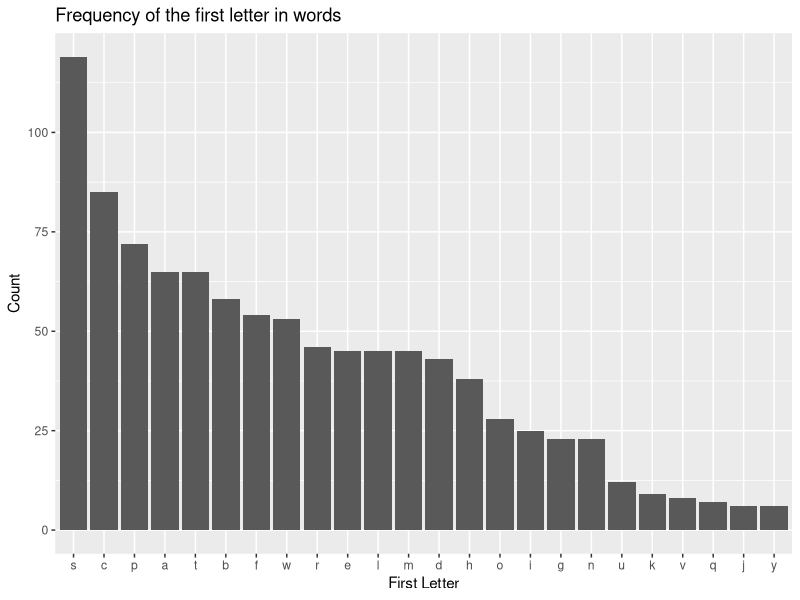
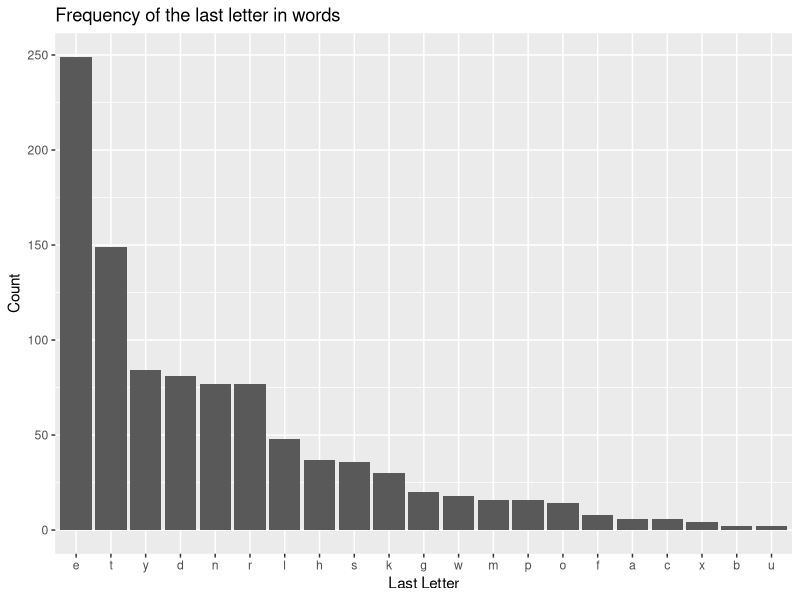

Recreate these plots in R, in order.
## ---- chunk 1
knitr::opts_chunk$set(echo = TRUE, message=FALSE, warning=FALSE)
library(tidyverse)
library(lubridate)
## ---- chunk 2
library(readxl)
wasps = read_excel("../../data/wasps-data.xlsx") %>%
   rename(date = `Date Collected`,
         block = Block,
         position = Number,
         lure = Lure,
         maculifrons = `V. Maculifrons`,
         flavopilosa = `V. Flavopilosa`,
         germanica = `V. Germanica`,
         vidua = `V. Vidua`) %>%
  mutate(date = as_date(date)) %>%
  mutate(week = as.integer(as.factor(date))) %>%
  mutate(two_mb = as.integer(str_detect(lure,"2MB"))) %>%
  mutate(aa = as.integer(str_detect(lure,"AA"))) %>%
  mutate(ib = as.integer(str_detect(lure,"IB"))) %>%
  select(date,week,everything())

head(wasps,10)
## ---- chunk 3
wasps %>% count(date) 
wasps %>% count(block) 
wasps %>% count(position) 
wasps %>% count(lure) 

## ---- chunk 4
table2 <- wasps %>%
  count(week,block,position)

table2

dim(table2) # Consider how many rows there should be.

table2 %>%
  filter(n!=1)
## ---- chunk 5
table2 %>%
   filter(week==2) %>%
   pivot_wider(id_cols=block, names_from=position, values_from=n, values_fill=0)
## ---- chunk 6
wasps %>%
  count(week,block,position) %>%
  pivot_wider(id_cols=c(week,position), names_from=block,values_from=n, values_fill=0) %>%
  pivot_longer(cols=A:E,names_to="block", values_to="n") %>%
  filter(n != 1)
## ---- chunk 7
wasps %>%
  select(week,block,lure) %>%
  group_by(week) %>%
  count(block,lure) %>%
  pivot_wider(id_cols=c(week,lure),names_from=block, values_from=n,values_fill=0) %>%
  pivot_longer(cols=A:E,names_to="block",values_to="n") %>%
  filter(n != 1)
## ---- chunk 8
wasps <- wasps %>%
  mutate(index = 1:200) %>%
  select(index,everything()) 

wasps %>%
  filter(week==2 & lure=="Control") %>% select(index, week, block, position, lure)
## ---- chunk 9
df_words = tibble(
  index = seq_along(stringr::words),
  words = stringr::words
)

df_colors = tibble(
  index = seq_along(colors()),
  colors = colors()
)
## ---- chunk 10
df_colors %>% filter(str_detect(colors(), "orange|yellow"))

orange <- df_colors %>% filter(str_detect(colors, "orange")) %>% arrange(colors)

orange %>% summarise(count_of_orange=n(), first=min(colors), last=max(colors)) 

## ---- chunk 11
begins_with <- df_words %>% mutate(first_letter=str_to_lower(str_sub(words, 1, 1))) %>% group_by(first_letter) %>% 
  summarise(count=n())

begins_with

ggplot(data=begins_with, mapping = aes(x=reorder(first_letter, -count))) +
  geom_col(mapping=aes(y=count)) +
  xlab("First Letter") +
  ylab("Count") +
  ggtitle("Frequency of the first letter in words")

ends_with <- df_words %>% mutate(last_letter=str_to_lower(str_sub(words, -1, -1))) %>% group_by(last_letter) %>% 
  summarise(count=n())

ends_with

ggplot(data=ends_with, mapping = aes(x=reorder(last_letter, -count))) +
  geom_col(mapping=aes(y=count)) +
  xlab("Last Letter") +
  ylab("Count") +
  ggtitle("Frequency of the last letter in words")
## ---- chunk 12

df_words %>% filter(str_to_lower(str_sub(words, -1, -1))=="e" & str_to_lower(str_sub(words, 1, 1))=="s") %>%
  summarise(num_words=n(), first=min(words), last=max(words))

## ---- chunk 13
tableA <- df_colors %>% filter(str_to_lower(str_sub(colors, 1, 1))!="s" & !str_detect(colors, "[:digit:]"))

length(tableA$colors)

tableA
